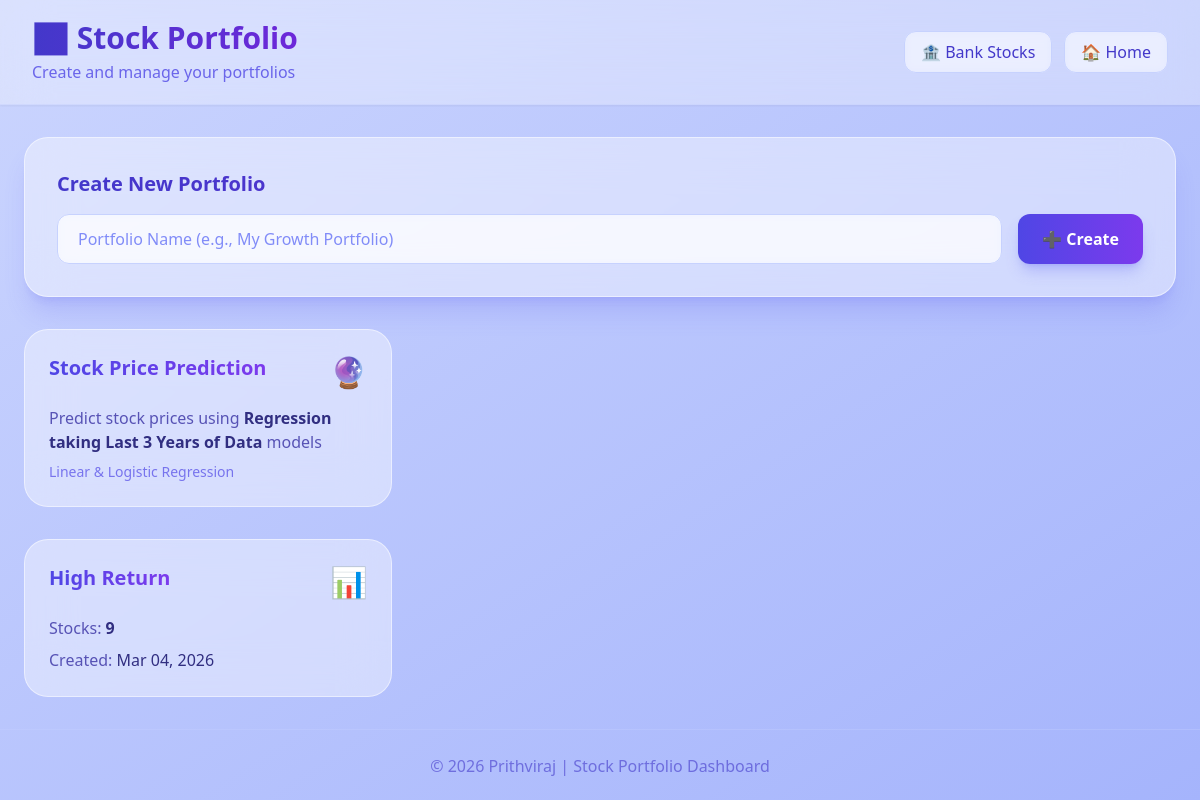
/portfolio/, run on an earlier commit of the app's database.
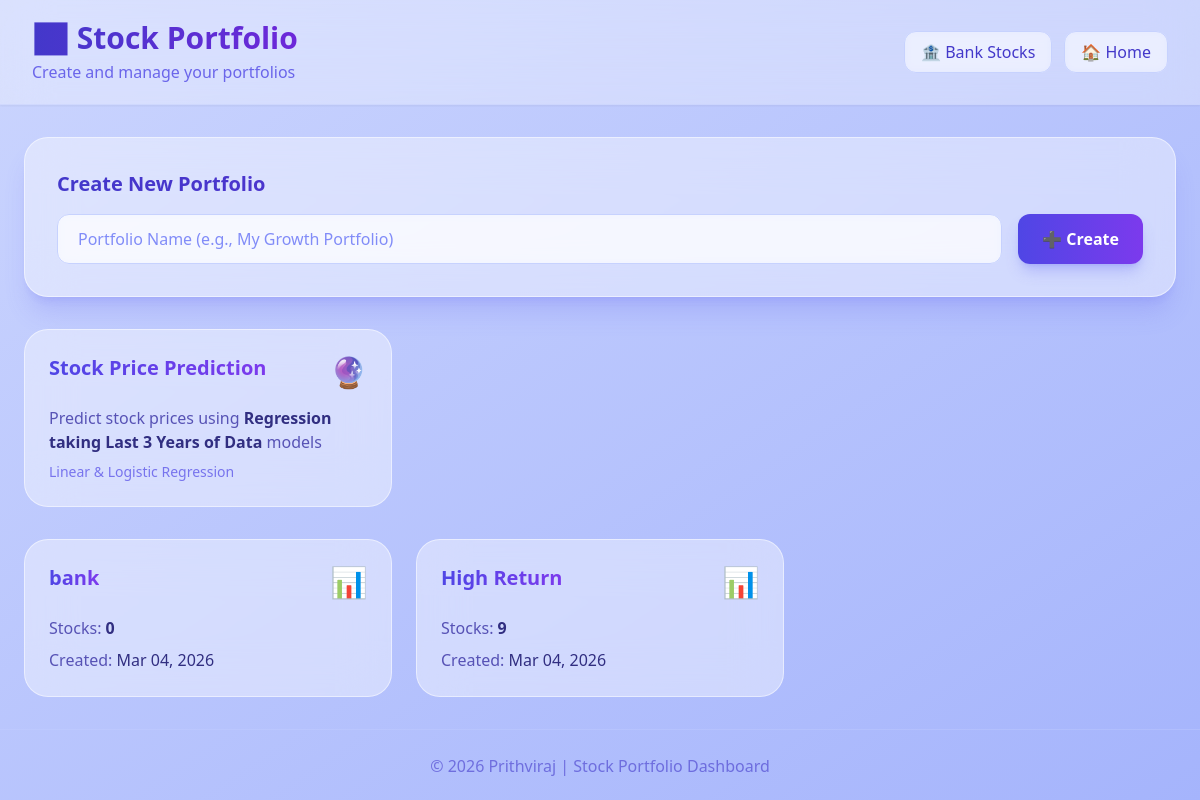
And on a later commit of the database.
### portfolio/models.py (models this page shows, shortened)
class Portfolio(models.Model):
    name = models.CharField(max_length=100)
    user = models.ForeignKey(User, on_delete=models.CASCADE, null=True, blank=True)
    created_at = models.DateTimeField(auto_now_add=True)
    @property
    def total_stocks(self):
        return self.stocks.count()

### portfolio/views.py (the view)
# urls.py: path("portfolio/", views.portfolio_list, name="portfolio_list"),
def portfolio_list(request):
    portfolios = Portfolio.objects.all().order_by('-created_at')
    return render(request, "portfolio/portfolio_list.html", {"portfolios": portfolios})

### portfolio/templates/portfolio/portfolio_list.html (shortened to what the changed rows need)
<!DOCTYPE html>
<html lang="en">
<head>
    <script src="https://cdn.tailwindcss.com"></script>
</head>
<body class="min-h-screen bg-gradient-to-br from-[rgb(203,213,254)] to-indigo-300 text-indigo-950">
    <header class="px-8 py-5 border-b border-indigo-200/50 bg-white/30 backdrop-blur-xl shadow-sm">
        <div class="max-w-7xl mx-auto flex justify-between items-center">
            <div>
                <h1 class="text-3xl font-bold bg-gradient-to-r from-indigo-700 to-violet-700 bg-clip-text text-transparent">📈 Stock Portfolio</h1>
            </div>
        </div>
    </header>
    <main class="max-w-7xl mx-auto px-6 py-8">
        <div class="bg-white/40 backdrop-blur-xl rounded-3xl p-8 mb-8 shadow-xl shadow-indigo-500/20 border border-white/50">
            <h2 class="text-xl font-bold bg-gradient-to-r from-indigo-700 to-violet-700 bg-clip-text text-transparent mb-4">Create New Portfolio</h2>
        </div>
        {% if portfolios %}
        <div class="grid grid-cols-1 md:grid-cols-2 lg:grid-cols-3 gap-6">
            {% for portfolio in portfolios %}
            <a href="{% url 'portfolio_detail' portfolio.id %}"
               class="bg-white/40 backdrop-blur-xl rounded-3xl p-6 hover:bg-white/60 transition-all duration-300 border border-white/50 hover:border-indigo-300 hover:shadow-xl hover:shadow-indigo-500/20 group">
                <div class="flex justify-between items-start mb-4">
                    <h3 class="text-xl font-bold bg-gradient-to-r from-indigo-600 to-violet-600 bg-clip-text text-transparent group-hover:scale-105 transition-transform">{{ portfolio.name }}</h3>
                    <span class="text-3xl">📊</span>
                </div>
                <div class="space-y-2 text-indigo-800/80">
                    <p>Stocks: <span class="text-indigo-900 font-bold">{{ portfolio.total_stocks }}</span></p>
                    <p>Created: <span class="text-indigo-900">{{ portfolio.created_at|date:"M d, Y" }}</span></p>
                </div>
            </a>
            {% endfor %}
        </div>
        {% else %}
        <div class="text-center py-16 bg-white/30 backdrop-blur-xl rounded-3xl border border-white/50">
            <p class="text-indigo-800/70 text-lg">No portfolios yet. Create your first portfolio above!</p>
        </div>
        {% endif %}
    </main>
</body>
</html>

What changed in the data, as far as the page shows it:
added Portfolio: total_stocks "0", created_at "Mar 04, 2026"
